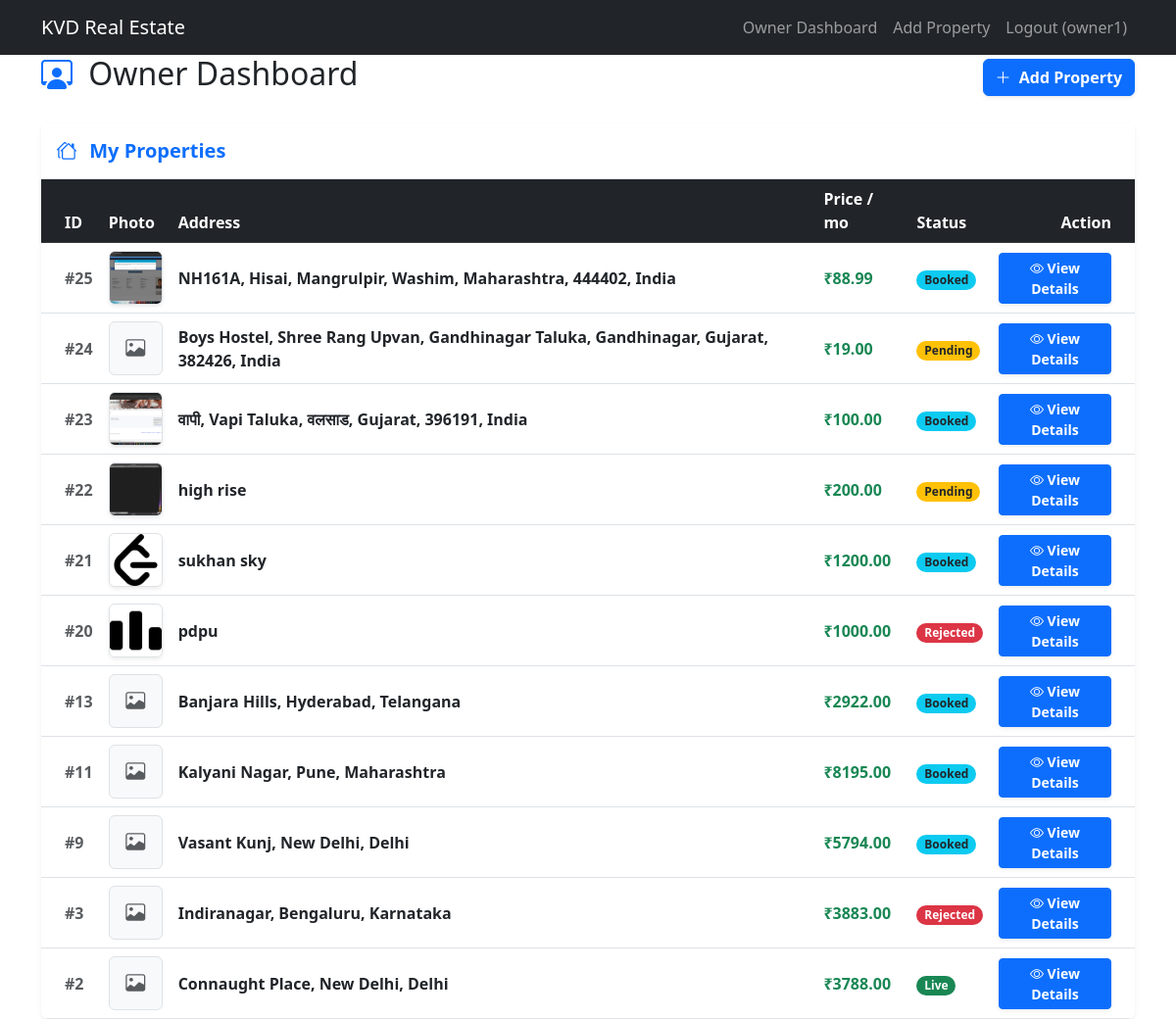
/dashboard/ (signed in), run on the app's committed database.
### real_estate_app/models.py (models this page shows, shortened)
class User(AbstractUser):
    phone_regex = RegexValidator(regex=r'^\+?1?\d{9,15}$', message="Phone number must be entered in the format: '+999999999'. Up to 15 digits allowed.")
    phone_number = models.CharField(validators=[phone_regex], max_length=17, blank=True)
    pincode_regex = RegexValidator(regex=r'^[1-9][0-9]{5}$', message="Please enter a valid 6-digit Indian pincode.")
    pincode = models.CharField(validators=[pincode_regex], max_length=6, blank=True)
    kyc_status = models.BooleanField(default=False)
    is_admin = models.BooleanField(default=False)
    is_owner = models.BooleanField(default=False)
    is_seeker = models.BooleanField(default=False)

class Property(models.Model):
    STATUS_CHOICES = (
        ('Pending', 'Pending'),
        ('Live', 'Live'),
        ('Booked', 'Booked'),
        ('Rejected', 'Rejected'),
    )
    property_id = models.AutoField(primary_key=True)
    owner = models.ForeignKey(User, on_delete=models.CASCADE, related_name='properties')
    address = models.TextField()
    latitude = models.FloatField(blank=True, null=True)
    longitude = models.FloatField(blank=True, null=True)
    price = models.DecimalField(max_digits=10, decimal_places=2)
    photo = models.ImageField(upload_to='property_photos/', blank=True, null=True)
    status = models.CharField(max_length=10, choices=STATUS_CHOICES, default='Pending')

### real_estate_app/views.py (the view)
# urls.py: path('dashboard/', views.dashboard, name='dashboard'),
@login_required
def dashboard(request):
    if request.user.is_admin or request.user.is_superuser:
        properties = Property.objects.all().order_by('-property_id')
        return render(request, 'real_estate_app/admin_dashboard.html', {'properties': properties})
    elif request.user.is_owner:
        properties = Property.objects.filter(owner=request.user).order_by('-property_id')
        return render(request, 'real_estate_app/owner_dashboard.html', {'properties': properties})
    elif request.user.is_seeker:
        bookings = Booking.objects.filter(seeker=request.user)
        return render(request, 'real_estate_app/seeker_dashboard.html', {'bookings': bookings})
    else:
        return render(request, 'real_estate_app/dashboard.html')

### templates/real_estate_app/owner_dashboard.html (shortened to what this page needs)
{% extends 'base.html' %}
{% block content %}
<div class="row">
    <div class="col-12">
        <div class="d-flex justify-content-between align-items-center mb-4">
            <h2><i class="bi bi-person-workspace text-primary me-2"></i> Owner Dashboard</h2>
            <a href="{% url 'add_property' %}" class="btn btn-primary shadow-sm fw-bold"><i class="bi bi-plus-lg me-1"></i> Add Property</a>
        </div>
        <div class="card p-0 shadow-sm border-0 rounded-3 overflow-hidden">
            <div class="card-header bg-white border-bottom py-3">
                <h5 class="text-primary mb-0 fw-bold"><i class="bi bi-houses me-2"></i> My Properties</h5>
            </div>
            <div class="table-responsive">
                <table class="table table-hover align-middle mb-0">
                    <thead class="table-dark">
                        <tr>
                            <th class="ps-4">ID</th>
                            <th>Photo</th>
                            <th>Address</th>
                            <th>Price / mo</th>
                            <th>Status</th>
                            <th class="pe-4 text-end">Action</th>
                        </tr>
                    </thead>
                    <tbody class="border-top-0">
                        {% for property in properties %}
                        <tr>
                            <td class="ps-4 text-muted fw-bold">#{{ property.property_id }}</td>
                            <td>
                                {% if property.photo %}
                                <img src="{{ property.photo.url }}" alt="Property photo"
                                    style="width: 55px; height: 55px; object-fit: cover;"
                                    class="rounded border shadow-sm">
                                {% else %}
                                <div class="bg-light rounded border d-flex align-items-center justify-content-center text-muted"
                                    style="width: 55px; height: 55px;">
                                    <i class="bi bi-image fs-5"></i>
                                </div>
                                {% endif %}
                            </td>
                            <td class="fw-bold">{{ property.address }}</td>
                            <td><span class="text-success fw-bold">₹{{ property.price }}</span></td>
                            <td>
                                <span class="badge rounded-pill {% if property.status == 'Pending' %}bg-warning text-dark{% elif property.status == 'Live' %}bg-success{% elif property.status == 'Rejected' %}bg-danger{% elif property.status == 'Booked' %}bg-info text-dark{% else %}bg-secondary{% endif %}">
                                    {{ property.status }}
                                </span>
                            </td>
                            <td class="pe-4 text-end">
                                <a href="{% url 'owner_property_detail' property.property_id %}" class="btn btn-sm btn-primary shadow-sm fw-bold">
                                    <i class="bi bi-eye"></i> View Details
                                </a>
                            </td>
                        </tr>
                        {% endfor %}
                    </tbody>
                </table>
            </div>
        </div>
    </div>
</div>
{% endblock %}

### templates/base.html (shortened to what this page needs)
{% load sass_tags %}
<!DOCTYPE html>
<html lang="en">
<head>
    <link href="https://cdn.jsdelivr.net/npm/bootstrap@5.3.0/dist/css/bootstrap.min.css" rel="stylesheet">
    <link rel="stylesheet" href="https://cdn.jsdelivr.net/npm/bootstrap-icons@1.10.5/font/bootstrap-icons.css">
    <link href="{% sass_src 'scss/styles.scss' %}" rel="stylesheet" type="text/css" />
</head>
<body>
    <nav class="navbar navbar-expand-lg navbar-dark bg-dark">
        <div class="container">
            <a class="navbar-brand" href="{% url 'home' %}">KVD Real Estate</a>
            <div class="collapse navbar-collapse" id="navbarNav">
                <ul class="navbar-nav ms-auto">
                    {% if user.is_authenticated %}
                    {% if user.is_admin or user.is_superuser %}
                    <li class="nav-item"><a class="nav-link" href="{% url 'dashboard' %}">Admin Dashboard</a></li>
                    {% elif user.is_owner %}
                    <li class="nav-item"><a class="nav-link" href="{% url 'dashboard' %}">Owner Dashboard</a></li>
                    <li class="nav-item"><a class="nav-link" href="{% url 'add_property' %}">Add Property</a></li>
                    {% elif user.is_seeker %}
                    <li class="nav-item"><a class="nav-link" href="{% url 'dashboard' %}">My Bookings</a></li>
                    <li class="nav-item"><a class="nav-link" href="{% url 'property_catalog' %}">Catalog</a></li>
                    {% endif %}
                    <li class="nav-item">
                        <form method="post" action="{% url 'logout' %}">
                            <button type="submit" class="btn btn-link nav-link">Logout ({{ user.username }})</button>
                        </form>
                    </li>
                    {% else %}
                    <li class="nav-item"><a class="nav-link" href="{% url 'login' %}">Login</a></li>
                    <li class="nav-item"><a class="nav-link" href="{% url 'register' %}">Register</a></li>
                    {% endif %}
                </ul>
            </div>
        </div>
    </nav>
    <div class="container">
        {% block content %}{% endblock %}
    </div>
</body>
</html>

### data on the page
User: username "owner1"
Property: property_id "25", photo (picture), address "NH161A, Hisai, Mangrulpir, Washim, Maharashtra, 444402, India", price "88.99", status "Booked"
Property: property_id "24", address "Boys Hostel, Shree Rang Upvan, Gandhinagar Taluka, Gandhinagar, Gujarat, 382426, India", price "19.00", status "Pending"
Property: property_id "23", photo (picture), address "वापी, Vapi Taluka, वलसाड, Gujarat, 396191, India", price "100.00", status "Booked"
Property: property_id "22", photo (picture), address "high rise", price "200.00", status "Pending"
Property: property_id "21", photo (picture), address "sukhan sky", price "1200.00", status "Booked"
Property: property_id "20", photo (picture), address "pdpu", price "1000.00", status "Rejected"
Property: property_id "13", address "Banjara Hills, Hyderabad, Telangana", price "2922.00", status "Booked"
Property: property_id "11", address "Kalyani Nagar, Pune, Maharashtra", price "8195.00", status "Booked"
Property: property_id "9", address "Vasant Kunj, New Delhi, Delhi", price "5794.00", status "Booked"
Property: property_id "3", address "Indiranagar, Bengaluru, Karnataka", price "3883.00", status "Rejected"
Property: property_id "2", address "Connaught Place, New Delhi, Delhi", price "3788.00", status "Live"
